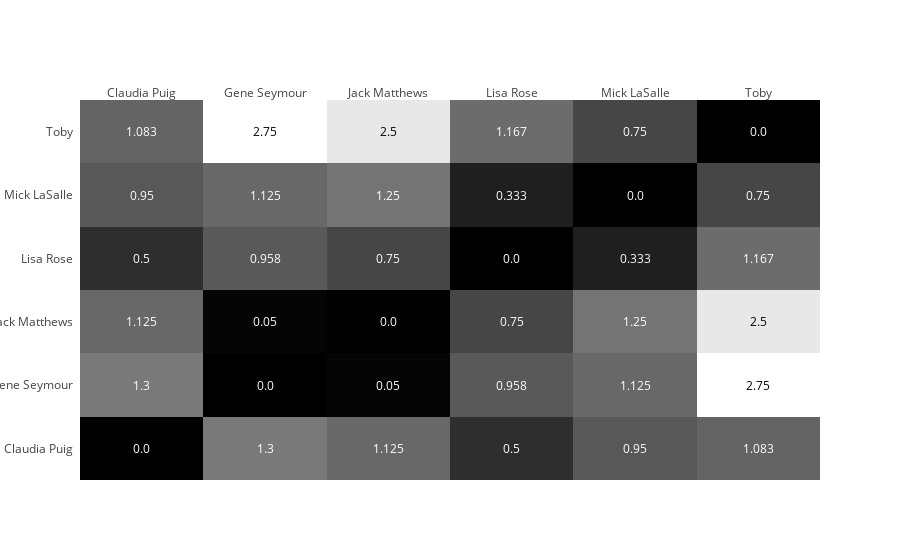

Notebook cell for this chart:
### Code cell
iplot(ff.create_annotated_heatmap(z=sim_matrix.values.round(3), x=list(critics_and_ratings.columns), y=list(critics_and_ratings.columns), colorscale='Greys'))

### Figure 1 — Plotly figure (JSON) as saved in the notebook; plotly's stock layout.template omitted (floating-point values rounded to 4 significant figures)
{"data": [{"colorscale": "Greys", "reversescale": false, "showscale": false, "type": "heatmap", "uid": "2b88a4ec-4ce3-46aa-9da2-8c51737e7727", "x": ["Claudia Puig", "Gene Seymour", "Jack Matthews", "Lisa Rose", "Mick LaSalle", "Toby"], "y": ["Claudia Puig", "Gene Seymour", "Jack Matthews", "Lisa Rose", "Mick LaSalle", "Toby"], "z": [[0, 1.3, 1.125, 0.5, 0.95, 1.083], [1.3, 0, 0.05, 0.958, 1.125, 2.75], [1.125, 0.05, 0, 0.75, 1.25, 2.5], [0.5, 0.958, 0.75, 0, 0.333, 1.167], [0.95, 1.125, 1.25, 0.333, 0, 0.75], [1.083, 2.75, 2.5, 1.167, 0.75, 0]]}], "layout": {"annotations": [{"font": {"color": "#FFFFFF"}, "showarrow": false, "text": "0.0", "x": "Claudia Puig", "xref": "x", "y": "Claudia Puig", "yref": "y"}, {"font": {"color": "#FFFFFF"}, "showarrow": false, "text": "1.3", "x": "Gene Seymour", "xref": "x", "y": "Claudia Puig", "yref": "y"}, {"font": {"color": "#FFFFFF"}, "showarrow": false, "text": "1.125", "x": "Jack Matthews", "xref": "x", "y": "Claudia Puig", "yref": "y"}, {"font": {"color": "#FFFFFF"}, "showarrow": false, "text": "0.5", "x": "Lisa Rose", "xref": "x", "y": "Claudia Puig", "yref": "y"}, {"font": {"color": "#FFFFFF"}, "showarrow": false, "text": "0.95", "x": "Mick LaSalle", "xref": "x", "y": "Claudia Puig", "yref": "y"}, {"font": {"color": "#FFFFFF"}, "showarrow": false, "text": "1.083", "x": "Toby", "xref": "x", "y": "Claudia Puig", "yref": "y"}, {"font": {"color": "#FFFFFF"}, "showarrow": false, "text": "1.3", "x": "Claudia Puig", "xref": "x", "y": "Gene Seymour", "yref": "y"}, {"font": {"color": "#FFFFFF"}, "showarrow": false, "text": "0.0", "x": "Gene Seymour", "xref": "x", "y": "Gene Seymour", "yref": "y"}, {"font": {"color": "#FFFFFF"}, "showarrow": false, "text": "0.05", "x": "Jack Matthews", "xref": "x", "y": "Gene Seymour", "yref": "y"}, {"font": {"color": "#FFFFFF"}, "showarrow": false, "text": "0.958", "x": "Lisa Rose", "xref": "x", "y": "Gene Seymour", "yref": "y"}, {"font": {"color": "#FFFFFF"}, "showarrow": false, "text": "1.125", "x": "Mick LaSalle", "xref": "x", "y": "Gene Seymour", "yref": "y"}, {"font": {"color": "#000000"}, "showarrow": false, "text": "2.75", "x": "Toby", "xref": "x", "y": "Gene Seymour", "yref": "y"}, {"font": {"color": "#FFFFFF"}, "showarrow": false, "text": "1.125", "x": "Claudia Puig", "xref": "x", "y": "Jack Matthews", "yref": "y"}, {"font": {"color": "#FFFFFF"}, "showarrow": false, "text": "0.05", "x": "Gene Seymour", "xref": "x", "y": "Jack Matthews", "yref": "y"}, {"font": {"color": "#FFFFFF"}, "showarrow": false, "text": "0.0", "x": "Jack Matthews", "xref": "x", "y": "Jack Matthews", "yref": "y"}, {"font": {"color": "#FFFFFF"}, "showarrow": false, "text": "0.75", "x": "Lisa Rose", "xref": "x", "y": "Jack Matthews", "yref": "y"}, {"font": {"color": "#FFFFFF"}, "showarrow": false, "text": "1.25", "x": "Mick LaSalle", "xref": "x", "y": "Jack Matthews", "yref": "y"}, {"font": {"color": "#000000"}, "showarrow": false, "text": "2.5", "x": "Toby", "xref": "x", "y": "Jack Matthews", "yref": "y"}, {"font": {"color": "#FFFFFF"}, "showarrow": false, "text": "0.5", "x": "Claudia Puig", "xref": "x", "y": "Lisa Rose", "yref": "y"}, {"font": {"color": "#FFFFFF"}, "showarrow": false, "text": "0.958", "x": "Gene Seymour", "xref": "x", "y": "Lisa Rose", "yref": "y"}, {"font": {"color": "#FFFFFF"}, "showarrow": false, "text": "0.75", "x": "Jack Matthews", "xref": "x", "y": "Lisa Rose", "yref": "y"}, {"font": {"color": "#FFFFFF"}, "showarrow": false, "text": "0.0", "x": "Lisa Rose", "xref": "x", "y": "Lisa Rose", "yref": "y"}, {"font": {"color": "#FFFFFF"}, "showarrow": false, "text": "0.333", "x": "Mick LaSalle", "xref": "x", "y": "Lisa Rose", "yref": "y"}, {"font": {"color": "#FFFFFF"}, "showarrow": false, "text": "1.167", "x": "Toby", "xref": "x", "y": "Lisa Rose", "yref": "y"}, {"font": {"color": "#FFFFFF"}, "showarrow": false, "text": "0.95", "x": "Claudia Puig", "xref": "x", "y": "Mick LaSalle", "yref": "y"}, {"font": {"color": "#FFFFFF"}, "showarrow": false, "text": "1.125", "x": "Gene Seymour", "xref": "x", "y": "Mick LaSalle", "yref": "y"}, {"font": {"color": "#FFFFFF"}, "showarrow": false, "text": "1.25", "x": "Jack Matthews", "xref": "x", "y": "Mick LaSalle", "yref": "y"}, {"font": {"color": "#FFFFFF"}, "showarrow": false, "text": "0.333", "x": "Lisa Rose", "xref": "x", "y": "Mick LaSalle", "yref": "y"}, {"font": {"color": "#FFFFFF"}, "showarrow": false, "text": "0.0", "x": "Mick LaSalle", "xref": "x", "y": "Mick LaSalle", "yref": "y"}, {"font": {"color": "#FFFFFF"}, "showarrow": false, "text": "0.75", "x": "Toby", "xref": "x", "y": "Mick LaSalle", "yref": "y"}, {"font": {"color": "#FFFFFF"}, "showarrow": false, "text": "1.083", "x": "Claudia Puig", "xref": "x", "y": "Toby", "yref": "y"}, {"font": {"color": "#000000"}, "showarrow": false, "text": "2.75", "x": "Gene Seymour", "xref": "x", "y": "Toby", "yref": "y"}, {"font": {"color": "#000000"}, "showarrow": false, "text": "2.5", "x": "Jack Matthews", "xref": "x", "y": "Toby", "yref": "y"}, {"font": {"color": "#FFFFFF"}, "showarrow": false, "text": "1.167", "x": "Lisa Rose", "xref": "x", "y": "Toby", "yref": "y"}, {"font": {"color": "#FFFFFF"}, "showarrow": false, "text": "0.75", "x": "Mick LaSalle", "xref": "x", "y": "Toby", "yref": "y"}, {"font": {"color": "#FFFFFF"}, "showarrow": false, "text": "0.0", "x": "Toby", "xref": "x", "y": "Toby", "yref": "y"}], "xaxis": {"dtick": 1, "gridcolor": "rgb(0, 0, 0)", "side": "top", "ticks": ""}, "yaxis": {"dtick": 1, "ticks": "", "ticksuffix": "  "}}}
